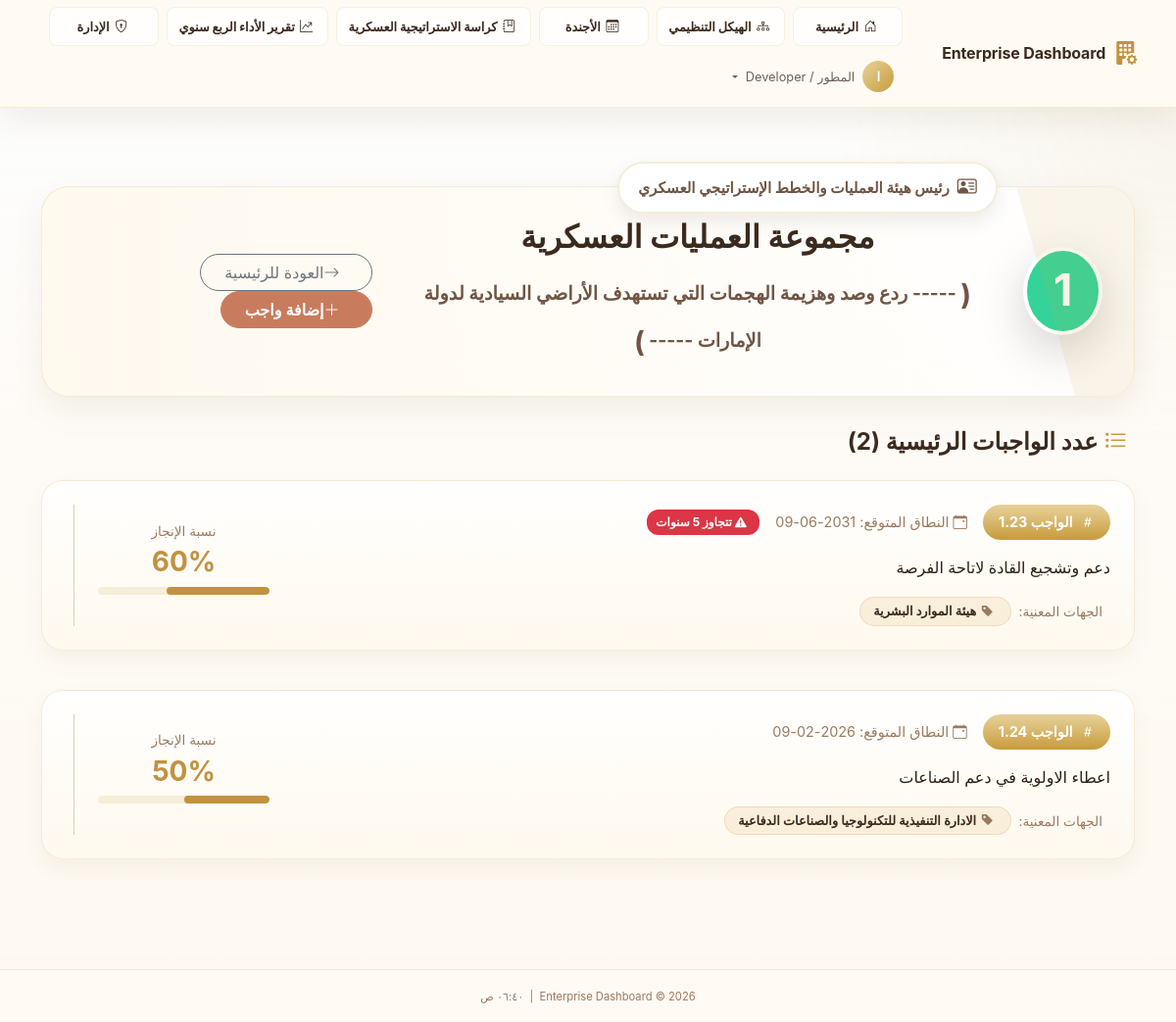
The page /department/2 (signed in) on the database its author committed.
### app/models/user.py (models this page shows, shortened)
class User(UserMixin, db.Model):
    __tablename__ = 'users'
    id              = db.Column(db.String(36), primary_key=True, default=lambda: str(uuid.uuid4()))
    ldap_dn         = db.Column(db.String(255), unique=True, nullable=True)
    username        = db.Column(db.String(80),  unique=True, nullable=False, index=True)
    email           = db.Column(db.String(120), nullable=False)
    full_name       = db.Column(db.String(120), nullable=False)
    password_hash   = db.Column(db.String(255), nullable=True)  # Only for sim mode
    is_ldap_user    = db.Column(db.Boolean, default=True)
    is_active       = db.Column(db.Boolean, default=True)
    role_id         = db.Column(db.Integer, db.ForeignKey('roles.id'), nullable=True)
    department_id   = db.Column(db.Integer, db.ForeignKey('departments.id'), nullable=True)
    failed_logins     = db.Column(db.Integer, default=0)
    locked_until      = db.Column(db.DateTime, nullable=True)
    created_at  = db.Column(db.DateTime, default=datetime.utcnow)
    updated_at  = db.Column(db.DateTime, default=datetime.utcnow, onupdate=datetime.utcnow)
    last_login  = db.Column(db.DateTime, nullable=True)
    role       = db.relationship('Role', back_populates='users')
    department = db.relationship('Department', back_populates='users')
    audit_logs = db.relationship('AuditLog', back_populates='user', lazy='dynamic',
                                 foreign_keys='AuditLog.user_id')
    @property
    def is_authenticated(self) -> bool:
        return True
    def has_permission(self, required_level: int) -> bool:
        if not self.role:
            return False
        return self.role.permission_level >= required_level
    @property
    def permission_level(self) -> int:
        return self.role.permission_level if self.role else 0
    def can_admin(self) -> bool:
        return self.permission_level >= 80  # Deputy and above
    @classmethod
    def get_by_id(cls, user_id: str) -> Optional['User']:
        return cls.query.get(user_id)

### app/models/department.py (models this page shows, shortened)
class Department(db.Model):
    __tablename__ = 'departments'
    id                 = db.Column(db.Integer, primary_key=True)
    code               = db.Column(db.String(20), unique=True, nullable=False)
    name               = db.Column(db.String(120), nullable=False)
    description        = db.Column(db.Text, default='')
    responsible_person = db.Column(db.String(120), default='')          # Title / role (e.g., "رئيس هيئة...")
    responsible_name   = db.Column(db.String(120), default='')          # Person's name (shown above the title)
    color              = db.Column(db.String(7), default='#4F8EF7')   # Hex color
    icon               = db.Column(db.String(60), default='bi-grid-fill')
    logo_file          = db.Column(db.String(120), nullable=True)     # Custom logo filename
    concept_number     = db.Column(db.Integer, nullable=True)         # Operational Concept Number
    order_index        = db.Column(db.Integer, default=0)
    is_active          = db.Column(db.Boolean, default=True, nullable=False)
    is_central         = db.Column(db.Boolean, default=False, nullable=False)  # CEO hub group
    director_notes     = db.Column(db.Text, default='')               # Inline CEO notes
    concept_number     = db.Column(db.Integer, nullable=True)         # المفهوم العملياتي المشترك عدد
    created_at         = db.Column(db.DateTime, server_default=db.func.now())
    updated_at         = db.Column(db.DateTime, server_default=db.func.now(), onupdate=db.func.now())
    users   = db.relationship('User', back_populates='department', lazy='dynamic')
    metrics = db.relationship('DepartmentMetrics', back_populates='department',
                              lazy='dynamic', cascade='all, delete-orphan')
    @classmethod
    def active_ordered(cls) -> List['Department']:
        return cls.query.filter_by(is_active=True).order_by(cls.order_index).all()

### app/models/main_task.py (models this page shows, shortened)
class MainTask(db.Model):
    __tablename__ = 'main_tasks'
    id = db.Column(db.Integer, primary_key=True)
    task_number = db.Column(db.String(50), nullable=False)
    description = db.Column(db.Text, nullable=False)
    completion_pct = db.Column(db.Integer, default=0)
    expected_end_date = db.Column(db.Date, nullable=False)
    primary_department_id = db.Column(db.Integer, db.ForeignKey('departments.id', ondelete='CASCADE'), nullable=False)
    created_at = db.Column(db.DateTime, server_default=db.func.now())
    updated_at = db.Column(db.DateTime, server_default=db.func.now(), onupdate=db.func.now())
    primary_department = db.relationship(
        'Department',
        backref=db.backref('primary_tasks', lazy='dynamic', cascade='all, delete-orphan')
    )
    secondary_departments_list = db.Column(db.Text, default='[]')
    @property
    def is_overdue_5_years(self) -> bool:
        if not self.expected_end_date or not self.created_at:
            return False
        created_date = self.created_at.date()
        max_allowed_date = created_date + relativedelta(years=5)
        return self.expected_end_date > max_allowed_date
    @property
    def secondary_departments_parsed(self) -> list:
        import json
        if not self.secondary_departments_list:
            return []
        try:
            return json.loads(self.secondary_departments_list)
        except Exception:
            return []

### app/dashboard/routes.py (the view)
@dashboard_bp.route('/department/<int:dept_id>')
@login_required
def department_detail(dept_id):
    from app.models.main_task import MainTask
    dept = Department.query.get_or_404(dept_id)
    tasks = MainTask.query.filter_by(primary_department_id=dept_id).order_by(MainTask.task_number).all()
    all_depts = Department.active_ordered()
    return render_template(
        'dashboard/department_detail.html',
        dept=dept,
        tasks=tasks,
        all_depts=all_depts,
        page_title=f'تفاصيل: {dept.name}'
    )

### app/templates/dashboard/department_detail.html (shortened to what this page needs)
{% extends "base.html" %}
{% block body_class %}app-body dashboard-home-body{% endblock %}
{% block content %}
<div class="department-page">
<div class="container py-4 mt-4">
    <div class="position-relative mb-4">
        {% if dept.responsible_person %}
        <div class="responsible-badge">
            <i class="bi bi-person-vcard fs-5"></i>
            <span style="font-size: 0.95rem;">{{ dept.responsible_person }}</span>
        </div>
        {% endif %}
        <div class="dept-header d-flex flex-column flex-md-row align-items-center gap-4">
        {% if dept.concept_number %}
        <div class="dept-icon-wrapper shadow-lg"
             style="border-color: #fff; background: {{ dept.color }}; color: #fff; border-width: 4px; width: 90px; height: 90px; font-size: 2.8rem; font-weight: bold;">
            {{ dept.concept_number }}
        </div>
        {% else %}
        <div class="dept-icon-wrapper" style="border-color: {{ dept.color }}; color: {{ dept.color }}">
            <i class="{{ dept.icon }}"></i>
        </div>
        {% endif %}
        <div class="flex-grow-1 text-center">
            <h1 class="h2 fw-bold mb-2" style="color: var(--page-text);">{{ dept.name }}</h1>
            {% if dept.description %}
            <p class="mt-3 mb-0 mx-auto fw-bold" style="color: var(--page-text-soft); max-width: 800px; font-size: 1.2rem;">
                <span style="font-size: 1.8rem; vertical-align: middle;">(</span>
                ----- {{ dept.description }} -----
                <span style="font-size: 1.8rem; vertical-align: middle;">)</span>
            </p>
            {% endif %}
        </div>
        <div class="text-md-end mt-3 mt-md-0">
            <a href="{{ url_for('dashboard.index') }}" class="btn btn-outline-secondary rounded-pill pe-4 ps-4">
                <i class="bi bi-arrow-right me-2"></i>العودة للرئيسية
            </a>
            {% if current_user.has_permission(100) or current_user.has_permission(90) or
            current_user.has_permission(999) %}
            <button class="btn btn-primary rounded-pill pe-4 ps-4 mt-2 mt-md-0 ms-0 ms-md-2" data-bs-toggle="modal"
                data-bs-target="#addTaskModal">
                <i class="bi bi-plus-lg me-2"></i>إضافة واجب
            </button>
            {% endif %}
        </div>
    </div>
    </div>
    <h3 class="h4 fw-bold mb-4" style="color: var(--page-text);">
        <i class="bi bi-list-task me-2" style="color: var(--page-accent);"></i>
        عدد الواجبات الرئيسية ({{ tasks|length }})
    </h3>
    {% if not tasks %}
    <div class="text-center py-5"
        style="background: rgba(255,255,255,0.5); border-radius: 20px; border: 2px dashed #DDD0B8;">
        <i class="bi bi-inbox fs-1 text-muted mb-3 d-block"></i>
        <h5 class="text-muted">لا توجد واجبات رئيسية مسجلة لهذه المجموعة بعد.</h5>
    </div>
    {% else %}
    <div class="row">
        {% for task in tasks %}
        <div class="col-12 mb-3">
            <div class="task-card">
                <div class="d-flex flex-column flex-lg-row justify-content-between gap-3">
                    <div class="flex-grow-1">
                        <div class="d-flex align-items-center gap-3 mb-3">
                            <span class="task-number-badge">
                                <i class="bi bi-hash"></i> الواجب {{ task.task_number }}
                            </span>
                            <span class="text-muted d-flex align-items-center gap-1" style="font-size: 0.9rem;">
                                <i class="bi bi-calendar-event"></i> النطاق المتوقع: {{
                                task.expected_end_date.strftime('%Y-%m-%d') }}
                            </span>
                            {% if task.is_overdue_5_years %}
                            <span class="warning-badge" title="تنبيه: تاريخ النهاية يتجاوز 5 سنوات">
                                <i class="bi bi-exclamation-triangle-fill me-1"></i> تتجاوز 5 سنوات
                            </span>
                            {% endif %}
                        </div>
                        <p class="fs-6" style="color: #2E2010; line-height: 1.6;">
                            {{ task.description }}
                        </p>
                        <div class="d-flex flex-wrap gap-2 mt-3">
                            <span class="text-muted me-2 mt-1" style="font-size: 0.85rem;">الجهات المعنية:</span>
                            {% for sec_name in task.secondary_departments_parsed %}
                            <span class="department-tag">
                                <i class="bi bi-tag-fill text-muted me-1"></i>
                                {{ sec_name }}
                            </span>
                            {% endfor %}
                        </div>
                    </div>
                    <div class="d-flex flex-column align-items-lg-end justify-content-center border-start ps-lg-4 ms-lg-2 py-2"
                        style="border-color: #DDD0B8 !important; min-width: 200px;">
                        <div class="text-center w-100 mb-2">
                            <span class="d-block text-muted mb-1" style="font-size: 0.85rem;">نسبة الإنجاز</span>
                            <h3 class="mb-0 fw-bold" style="color: var(--secondary, #C29240);">{{ task.completion_pct
                                }}%</h3>
                        </div>
                        <div class="progress w-100 mb-3"
                            style="height: 8px; border-radius: 10px; background-color: #F5EED8;">
                            <div class="progress-bar" role="progressbar"
                                style="width: {{ task.completion_pct }}%; background-color: var(--secondary, #C29240);"
                                aria-valuenow="{{ task.completion_pct }}" aria-valuemin="0" aria-valuemax="100"></div>
                        </div>
                    </div>
                </div>
            </div>
        </div>
        {% endfor %}
    </div>
    {% endif %}
</div>
</div>
{% endblock %}

### app/templates/base.html (shortened to what this page needs)
<!DOCTYPE html>
<html lang="ar" dir="rtl">
<head>
  <link rel="stylesheet" href="{{ url_for('static', filename='css/bootstrap.min.css') }}">
  <link rel="stylesheet" href="{{ url_for('static', filename='css/bootstrap-icons.css') }}">
  <link rel="stylesheet" href="{{ url_for('static', filename='css/custom.css') }}">
</head>
<body class="{% block body_class %}app-body{% endblock %}">
  {% block body %}
  <nav class="navbar navbar-dark navbar-expand-lg app-navbar" id="mainNav">
    <div class="container-fluid px-4">
      <a class="navbar-brand d-flex align-items-center gap-2" href="{{ url_for('dashboard.index') }}">
        <i class="bi bi-building-fill-gear fs-4 text-primary-glow"></i>
        <span class="fw-bold">{{ app_name }}</span>
      </a>
      <div class="collapse navbar-collapse" id="navbarMain">
        <ul class="navbar-nav ms-auto align-items-center gap-2 main-nav-menu">
          <li class="nav-item">
            <a class="nav-link primary-nav-link {% if request.endpoint == 'dashboard.index' %}active{% endif %}"
              href="{{ url_for('dashboard.index') }}">
              <i class="bi bi-house-door me-1"></i>الرئيسية
            </a>
          </li>
          <li class="nav-item">
            <a class="nav-link primary-nav-link {% if request.endpoint == 'dashboard.org_structure' %}active{% endif %}"
              href="{{ url_for('dashboard.org_structure') }}">
              <i class="bi bi-diagram-3 me-1"></i>الهيكل التنظيمي
            </a>
          </li>
          <li class="nav-item">
            <a class="nav-link primary-nav-link {% if request.endpoint == 'dashboard.agenda' %}active{% endif %}"
              href="{{ url_for('dashboard.agenda') }}">
              <i class="bi bi-calendar3 me-1"></i>الأجندة
            </a>
          </li>
          <li class="nav-item">
            <a class="nav-link primary-nav-link {% if request.endpoint == 'dashboard.strategy_booklet' %}active{% endif %}"
              href="{{ url_for('dashboard.strategy_booklet') }}">
              <i class="bi bi-journal-bookmark me-1"></i>كراسة الاستراتيجية العسكرية
            </a>
          </li>
          <li class="nav-item">
            <a class="nav-link primary-nav-link {% if request.endpoint == 'dashboard.quarterly_performance' %}active{% endif %}"
              href="{{ url_for('dashboard.quarterly_performance') }}">
              <i class="bi bi-graph-up-arrow me-1"></i>تقرير الأداء الربع سنوي
            </a>
          </li>
          {% if current_user.is_authenticated %}
          {% if current_user.can_admin() %}
          <li class="nav-item">
            <a class="nav-link primary-nav-link {% if request.endpoint and request.endpoint.startswith('admin') %}active{% endif %}"
              href="{{ url_for('admin.users') }}">
              <i class="bi bi-shield-lock me-1"></i>الإدارة
            </a>
          </li>
          {% endif %}
          <li class="nav-item dropdown">
            <a class="nav-link dropdown-toggle d-flex align-items-center gap-2" href="#" role="button"
              data-bs-toggle="dropdown">
              <span class="avatar-circle">{{ current_user.full_name[0]|upper }}</span>
              <span class="d-none d-md-inline">{{ current_user.full_name }}</span>
            </a>
          </li>
          {% endif %}
        </ul>
      </div>
    </div>
  </nav>
  <main class="main-content">
    {% block content %}{% endblock %}
  </main>
  <footer class="app-footer mt-auto py-3 text-center">
    <small class="text-muted">
      {{ app_name }} &copy; {{ now().year }}
      &nbsp;|&nbsp;
      <span id="currentTime"></span>
    </small>
  </footer>
  {% endblock %}
</body>
</html>

### rows shown on the page
User: full_name "ا", full_name "المطور / Developer"
Department: responsible_person "رئيس هيئة العمليات والخطط الإستراتيجي العسكري", concept_number "1", name "مجموعة العمليات العسكرية", description "ردع وصد وهزيمة الهجمات التي تستهدف الأراضي السيادية لدولة الإمارات"
MainTask: task_number "1.23", expected_end_date "2031-06-09", shows "تتجاوز 5 سنوات", description "دعم وتشجيع القادة لاتاحة الفرصة", secondary_departments_parsed "هيئة الموارد البشرية", completion_pct "60"
MainTask: task_number "1.24", expected_end_date "2026-02-09", description "اعطاء الاولوية في دعم الصناعات", secondary_departments_parsed "الادارة التنفيذية للتكنولوجيا والصناعات الدفاعية", completion_pct "50"

### other values the page prints
{{ app_name }} "Enterprise Dashboard"
{{ tasks|length }} "2"
